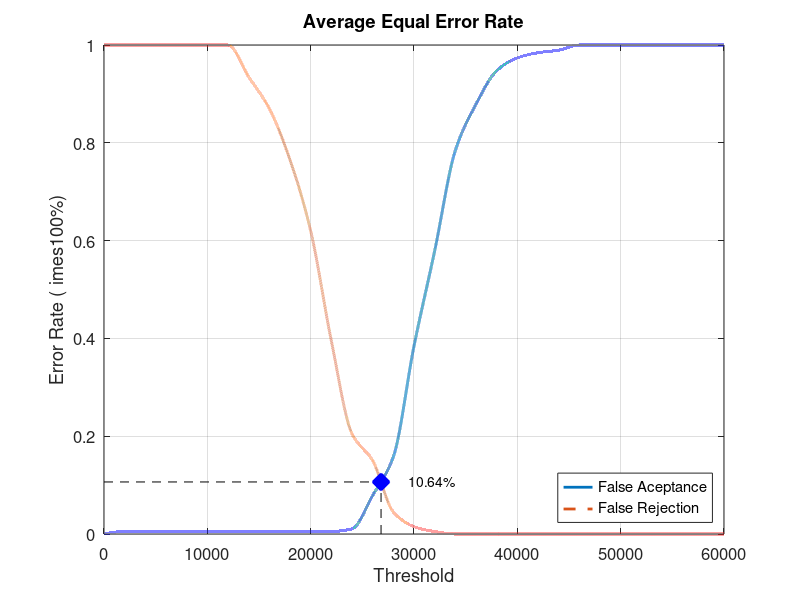
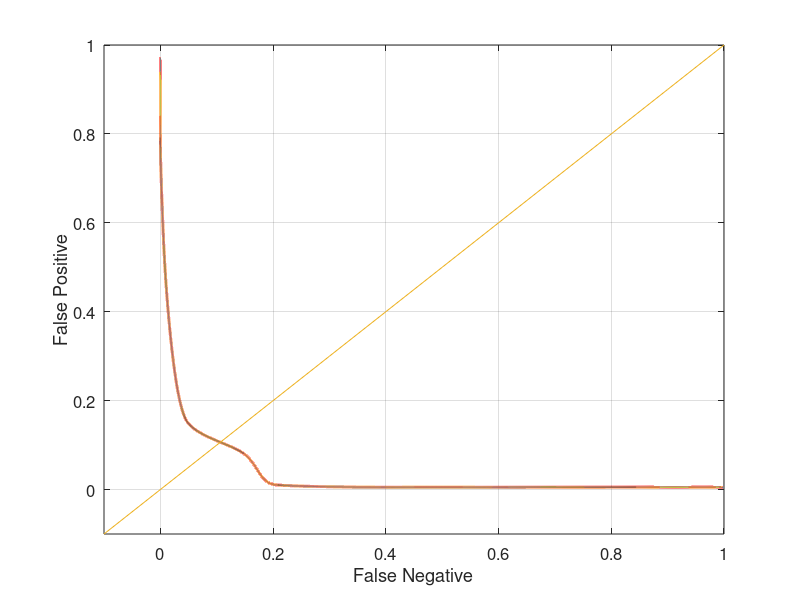

These figures' MATLAB source, in order:
close all;
clear;
clc;
x = 0:2000:60000;
xq = 0:0.5:60000;

y0 = [0 0.00526316 0.00526316 0.00526316 0.00526316 0.00526316 0.00526316 0.00526316 0.00526316 0.00526316 0.00526316 0.00526316 0.0105263 0.0789474 0.157895 0.384211 0.578947 0.784211 0.878947 0.947368 0.973684 0.984211 0.989474 1 1 1 1 1 1 1 1]
yy0 = interp1(x, y0, xq, 'pchip');
y1 = [1 1 1 1 1 1 1 0.935 0.87 0.765 0.62 0.395 0.205 0.15 0.045 0.015 0.005 0 0 0 0 0 0 0 0 0 0 0 0 0 0]
yy1 = interp1(x, y1, xq, 'pchip');

% Calculating EER: 
y2 = abs(y0 - y1);
find(y2 == min(y2))
yy2 = abs(yy0 - yy1);
xEER = find(yy2 == min(yy2));
xEERIndex = xq(xEER) % X-axis EER
yEER = yy0(xEER) % Y-axis EER

main = figure
plot(xq, yy0,'-','LineWidth', 2);	hold on
plot(xq, yy1,'--','LineWidth', 2);	hold on
plot([xEERIndex xEERIndex], [0 yEER], 'k--');	hold on
plot([0 xEERIndex], [yEER yEER], 'k--');	hold on
plot(xEERIndex, yEER, 'bx', 'LineWidth', 10);	hold on
text(xEERIndex + 10 * xEERIndex / 100, yEER, [num2str(round((10000 * yEER)) / 100) '%'])
legend('False Aceptance', 'False Rejection', 'Location', 'SouthEast')
xlabel('Threshold')
ylabel('Error Rate (	imes100%)')
title('Average Equal Error Rate')
set(gca, 'FontSize', 12)
axis([0 60000 0 1])
grid on

print(main, 'Database2_2Main', '-dpng');
FNRxFPR = figure('Color', [1 1 1]);
plot(yy1, yy0, '-', yy1, yy0, 'LineWidth', 2);
hold on
y = -0.1:0.1:1
plot(y, y); 
set(gca, 'FontSize', 12)
xlabel('False Negative')
ylabel('False Positive')
axis([-0.1 1 -0.1 1])
set(gca, 'FontSize', 12)
grid on

print(FNRxFPR, 'Database2_2FNRxFPR','-dpng');
